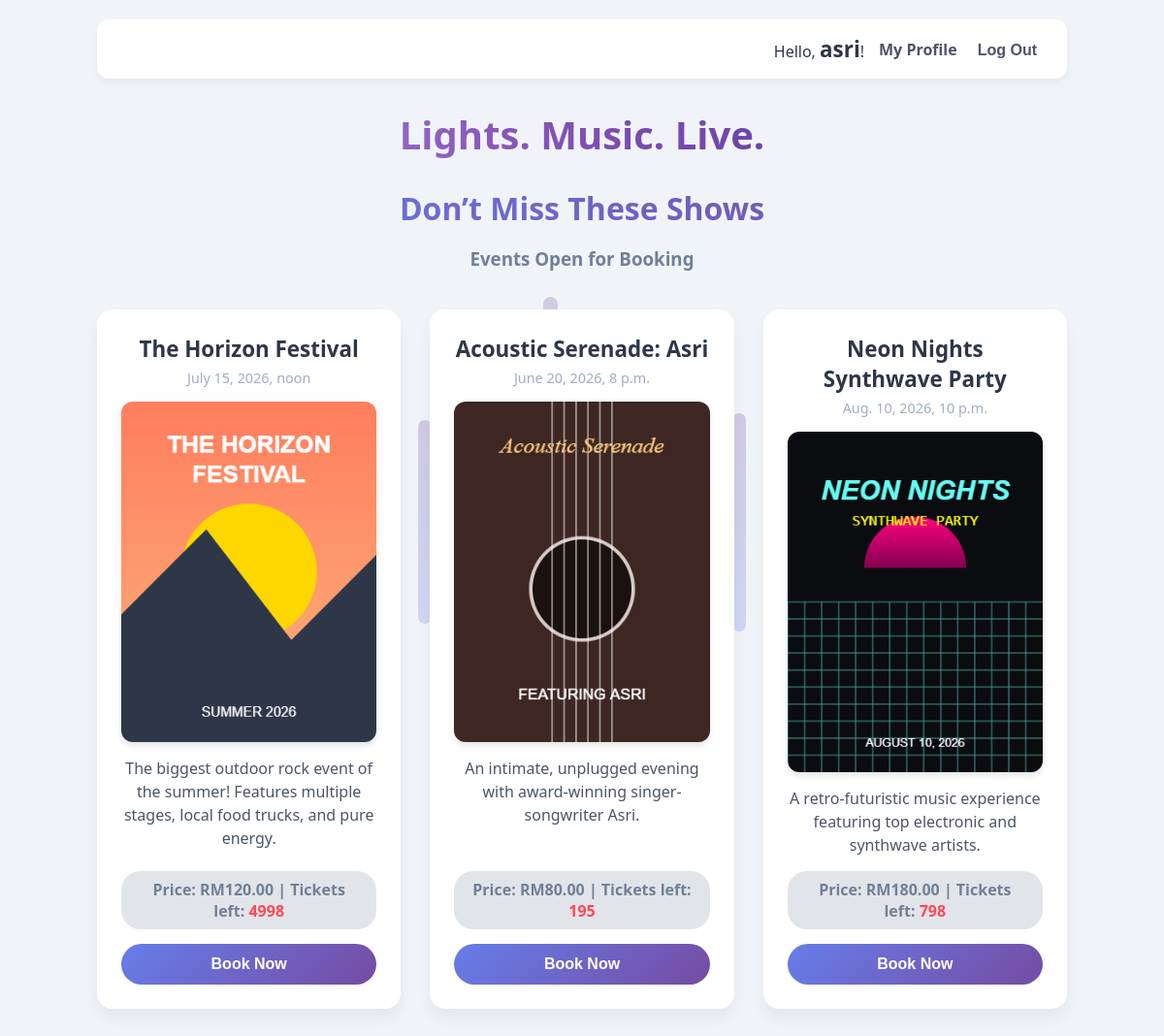
Screenshot of / (signed in) with the database file from the repository.
### booking/models.py (models this page shows, shortened)
class Concert(models.Model):
    title = models.CharField(max_length=200)
    description = models.TextField()
    date = models.DateTimeField()
    available_tickets = models.IntegerField()
    price = models.DecimalField(max_digits=8, decimal_places=2)
    poster = models.ImageField(upload_to='concert_posters/', blank=True, null=True)

### booking/views.py (the view)
# urls.py: path('', views.concert_list, name='concert_list'),
def concert_list(request):
    concerts = Concert.objects.all()
    return render(request, 'booking/concert_list.html', {'concerts': concerts})

### booking/templates/booking/concert_list.html (shortened to what this page needs)
<!DOCTYPE html>
<html>
<head>
</head>
<body>
    <div class="soundwave-center-bg">
        <span style="--h: 140px; --d: 0.4s;"></span>
        <span style="--h: 150px; --d: 0.4s;"></span>
    </div>
    <div class="nav-bar">
        {% if user.is_authenticated %}
            <span>Hello, <strong>{{ user.username }}</strong>!</span>
            <a href="{% url 'profile' %}">My Profile</a>
            <form method="POST" action="{% url 'logout' %}" style="margin: 0;">
                <button type="submit">Log Out</button>
            </form>
        {% else %}
            <a href="{% url 'login' %}">Log In</a>
            <a href="{% url 'register' %}">Register</a>
        {% endif %}
    </div>
    <h1>Lights. Music. Live.</h1>
    <h2>Don’t Miss These Shows</h2>
    <h3>Events Open for Booking</h3>
    <ul>
        {% for concert in concerts %}
            <li>
                <strong>{{ concert.title }}</strong>
                <div class="date">{{ concert.date }}</div>
                {% if concert.poster %}
                    <img src="{{ concert.poster.url }}" alt="{{ concert.title }} Poster" style="max-width: 100%; border-radius: 12px; box-shadow: 0 4px 6px rgba(0,0,0,0.1);">
                {% endif %}
                <em>{{ concert.description }}</em>
                <div class="stats">
                    Price: RM{{ concert.price }} | Tickets left:
                    <span class="tickets-red"> {{ concert.available_tickets }}</span>
                </div>
                <a href="{% url 'book_ticket' concert.id %}" style="width: 100%; text-decoration: none;">
                    <button class="book-btn">Book Now</button>
                </a>
            </li>
        {% empty %}
            <li>No concerts available at the moment.</li>
        {% endfor %}
    </ul>
</body>
</html>

### booking/templates/booking/concert_list.html (style rules this page uses)
body { font-family: 'Segoe UI', Tahoma, Geneva, Verdana, sans-serif; background-color: #f0f4f8; color: #2d3748; max-width: 1000px; margin: 0 auto; padding: 20px; position: relative; }
.nav-bar { background: white; padding: 15px 25px; border-radius: 12px; box-shadow: 0 4px 6px rgba(0,0,0,0.05); display: flex; justify-content: flex-end; align-items: center; gap: 15px; margin-bottom: 30px; }
.nav-bar a, .nav-bar button { text-decoration: none; color: #4a5568; font-weight: 600; background: none; border: none; cursor: pointer; font-size: 16px; }
h1 { text-align: center; font-size: 2.5em; background: linear-gradient(90deg, #B589D6 0%, #9969C7 25%, #804FB3 50%, #6641A8 75%, #4B2E9B 100%); -webkit-background-clip: text; -webkit-text-fill-color: transparent; margin-bottom: 5px; }
h2 { text-align: center; font-size: 2.0em; background: linear-gradient(90deg, #667eea 0%, #764ba2 100%); -webkit-background-clip: text; -webkit-text-fill-color: transparent; margin-bottom: 5px; }
h3 { text-align: center; color: #718096; margin-bottom: 40px; }
ul { list-style-type: none; padding: 0; display: grid; grid-template-columns: repeat(auto-fit, minmax(300px, 1fr)); gap: 30px; }
li { background: white; border-radius: 16px; padding: 25px; box-shadow: 0 10px 15px rgba(0,0,0,0.05); transition: transform 0.2s ease, box-shadow 0.2s ease; display: flex; flex-direction: column; align-items: center; text-align: center; }
strong { font-size: 1.4em; color: #2d3748; margin-bottom: 5px; }
.date { color: #a0aec0; font-size: 0.9em; margin-bottom: 15px; }
em { color: #4a5568; font-style: normal; line-height: 1.5; margin: 15px 0; flex-grow: 1; }
.stats { font-weight: bold; color: #718096; margin-bottom: 15px; padding: 8px 15px; background: #e1e4e9; border-radius: 20px; }
.tickets-red { color: #ff4757; font-weight: bold; }
.book-btn { background: linear-gradient(135deg, #667eea 0%, #764ba2 100%); color: white; border: none; padding: 12px 30px; border-radius: 25px; font-size: 16px; font-weight: bold; cursor: pointer; transition: transform 0.1s ease, box-shadow 0.1s ease; text-decoration: none; display: inline-block; width: 100%; }
.soundwave-center-bg { position: fixed; top: 50%; left: 50%; transform: translate(-50%, -50%); width: 100vw; height: 100vh; display: flex; align-items: center; justify-content: center; gap: 1.5vw; z-index: 1; opacity: 0.25; pointer-events: none; }
.soundwave-center-bg span { display: block; width: 1.2vw; max-width: 25px; background: linear-gradient(to top, #667eea, #764ba2); border-radius: 20px; height: calc(var(--h) * 1.5); transform-origin: center; animation: pulseCenter 1.5s infinite ease-in-out alternate; animation-delay: var(--d); }
.nav-bar, h1, h2, h3, ul { position: relative; z-index: 10; }

### rows the page displays
Concert: title "The Horizon Festival", date "July 15, 2026, noon", poster (picture), description "The biggest outdoor rock event of the summer! Features multiple stages, local food trucks, and pure energy.", price "120.00", available_tickets "4998"
Concert: title "Acoustic Serenade: Asri", date "June 20, 2026, 8 p.m.", poster (picture), description "An intimate, unplugged evening with award-winning singer-songwriter Asri.", price "80.00", available_tickets "195"
Concert: title "Neon Nights Synthwave Party", date "Aug. 10, 2026, 10 p.m.", poster (picture), description "A retro-futuristic music experience featuring top electronic and synthwave artists.", price "180.00", available_tickets "798"

### other values shown
{{ user.username }} "asri"
